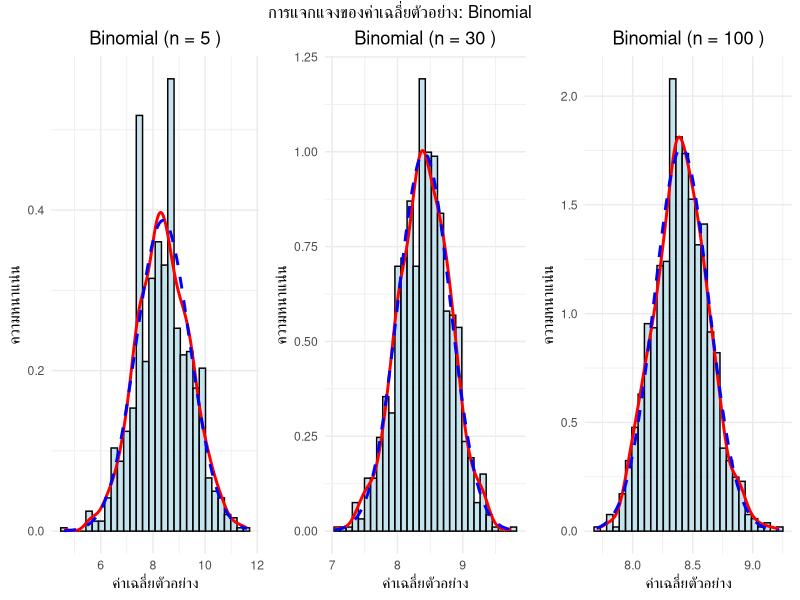
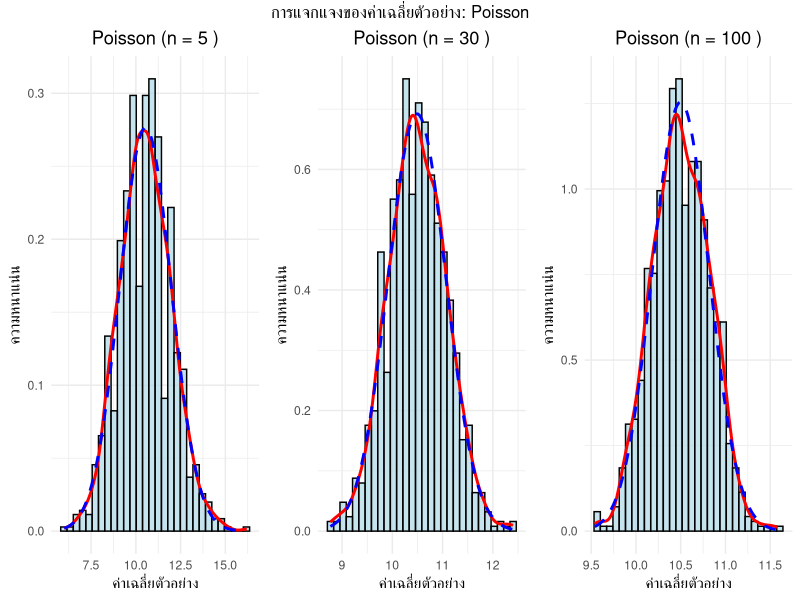
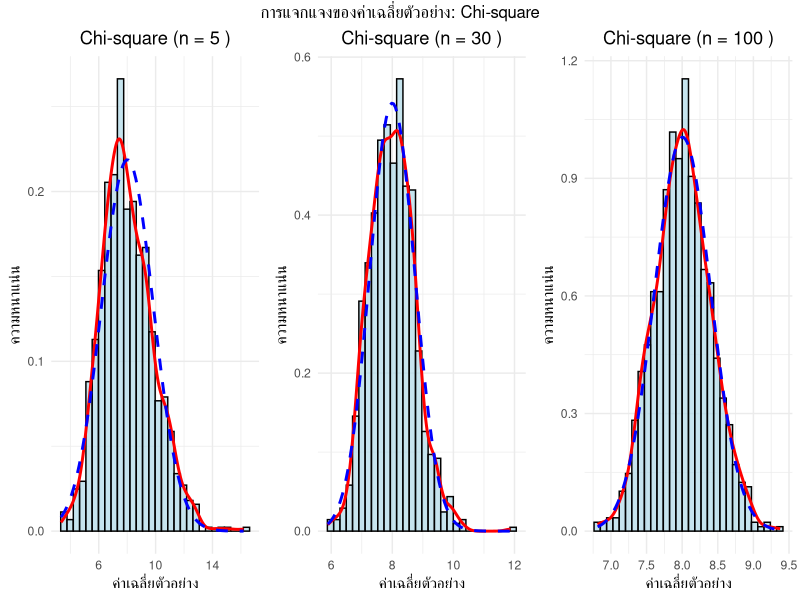
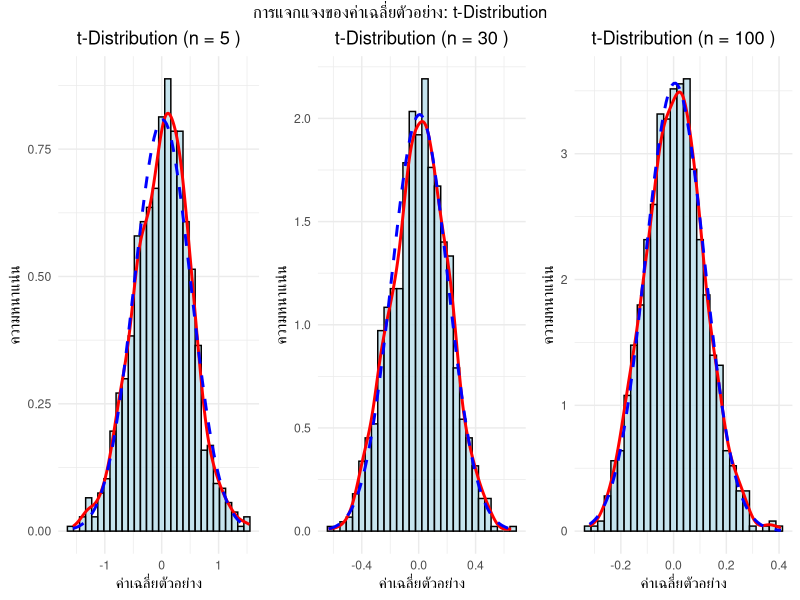
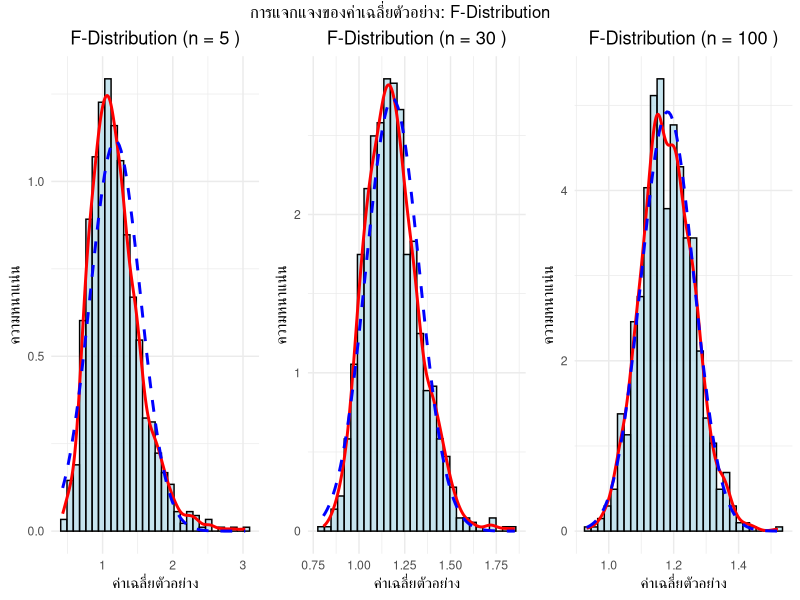
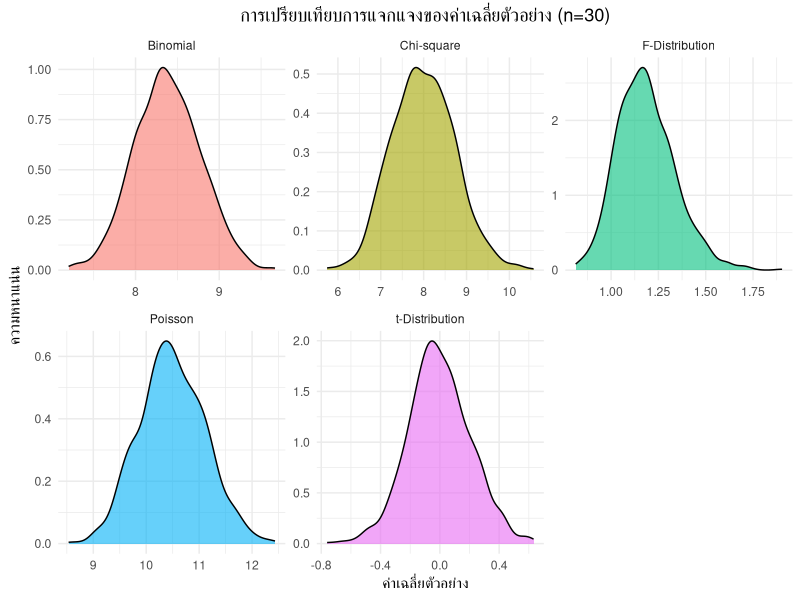

The R source for these figures, in order:
# ============================================================================
# การบ้านสถิติ: การแจกแจงของค่าเฉลี่ยตัวอย่างและทฤษฎีบทลิมิตสู่ส่วนกลาง
# ============================================================================

# รหัสนิสิต 10 หลัก: 6734446323
a1 <- 6; a2 <- 7; a3 <- 3; a4 <- 4; a5 <- 4
a6 <- 4; a7 <- 6; a8 <- 3; a9 <- 2; a10 <- 3

# พารามิเตอร์สำหรับแต่ละการแจกแจง
nb <- a4 + a5 + a6 + a7 + a8        # การแจกแจงทวินาม: n
p <- (a1 + a2 + a3 + 8*a8) / 100    # การแจกแจงทวินาม: p
mu <- (a4 * a5 + a9 + a10) / 2      # การแจกแจงปัวซง: μ
chi_v <- a4 + 4                      # การแจกแจงไคสแควร์: degrees of freedom
t_v <- a5 + 5                        # การแจกแจงที: degrees of freedom
f_v1 <- a6 + 6                       # การแจกแจงเอฟ: v1
f_v2 <- a7 + 7                       # การแจกแจงเอฟ: v2

cat("พารามิเตอร์ที่คำนวณได้:\n")
cat("การแจกแจงทวินาม: Bin(", nb, ",", p, ")\n")
cat("การแจกแจงปัวซง: Poi(", mu, ")\n")
cat("การแจกแจงไคสแควร์: χ²(", chi_v, ")\n")
cat("การแจกแจงที: t(", t_v, ")\n")
cat("การแจกแจงเอฟ: F(", f_v1, ",", f_v2, ")\n\n")

# ติดตั้งและโหลด packages ที่จำเป็น
install_if_needed <- function(package_name) {
  if (!require(package_name, character.only = TRUE)) {
    install.packages(package_name)
    library(package_name, character.only = TRUE)
  }
}

install_if_needed("ggplot2")
install_if_needed("gridExtra")
install_if_needed("reshape2")

# ตั้งค่าการสุ่มตัวอย่าง
sample_sizes <- c(5, 30, 100)  # ขนาดตัวอย่างต่างๆ อย่างน้อย 3 ค่า
n_simulations <- 1000          # จำนวนชุด 1000 ชุด

# ============================================================================
# ฟังก์ชันสำหรับการสร้างและแสดงผลการแจกแจงของค่าเฉลี่ยตัวอย่าง
# ============================================================================

analyze_sampling_distribution <- function(dist_name, sample_function, sample_sizes, n_simulations) {
  cat("=== ", dist_name, " ===\n")
  
  plots <- list()
  results <- data.frame()
  
  for (i in 1:length(sample_sizes)) {
    n <- sample_sizes[i]
    sample_means <- numeric(n_simulations)
    
    # สุ่มค่าเฉลี่ยตัวอย่าง 1000 ชุด
    for (j in 1:n_simulations) {
      samples <- sample_function(n)
      sample_means[j] <- mean(samples)
    }
    
    # คำนวณสถิติ
    mean_of_means <- mean(sample_means)
    sd_of_means <- sd(sample_means)
    
    # เก็บผลลัพธ์
    results <- rbind(results, data.frame(
      Distribution = dist_name,
      Sample_Size = n,
      Mean = round(mean_of_means, 4),
      SD = round(sd_of_means, 4)
    ))
    
    # สร้างฮิสโทแกรม
    df_plot <- data.frame(sample_means = sample_means)
    
    p <- ggplot(df_plot, aes(x = sample_means)) +
      geom_histogram(aes(y = after_stat(density)), bins = 30, 
                     fill = "lightblue", color = "black", alpha = 0.7) +
      geom_density(color = "red", linewidth = 1) +
      stat_function(fun = dnorm, 
                   args = list(mean = mean_of_means, sd = sd_of_means),
                   color = "blue", linewidth = 1, linetype = "dashed") +
      labs(title = paste(dist_name, "(n =", n, ")"),
           x = "ค่าเฉลี่ยตัวอย่าง",
           y = "ความหนาแน่น") +
      theme_minimal() +
      theme(plot.title = element_text(hjust = 0.5))
    
    plots[[i]] <- p
    
    cat("ขนาดตัวอย่าง n =", n, ": ค่าเฉลี่ย =", round(mean_of_means, 4), 
        ", ส่วนเบียงเบนมาตรฐาน =", round(sd_of_means, 4), "\n")
  }
  
  # แสดงกราห์ทั้ง 3 แบบเคียงข้างกัน
  grid.arrange(grobs = plots, ncol = 3, 
               top = paste("การแจกแจงของค่าเฉลี่ยตัวอย่าง:", dist_name))
  
  cat("\n")
  return(results)
}

# ============================================================================
# 1. การแจกแจงทวินาม Binomial Distribution
# ============================================================================
binomial_sampler <- function(n) rbinom(n, size = nb, prob = p)
binomial_results <- analyze_sampling_distribution("Binomial", binomial_sampler, sample_sizes, n_simulations)

# ============================================================================
# 2. การแจกแจงปัวซง Poisson Distribution  
# ============================================================================
poisson_sampler <- function(n) rpois(n, lambda = mu)
poisson_results <- analyze_sampling_distribution("Poisson", poisson_sampler, sample_sizes, n_simulations)

# ============================================================================
# 3. การแจกแจงไคสแควร์ Chi-square Distribution
# ============================================================================
chisq_sampler <- function(n) rchisq(n, df = chi_v)
chisq_results <- analyze_sampling_distribution("Chi-square", chisq_sampler, sample_sizes, n_simulations)

# ============================================================================
# 4. การแจกแจงที t-Distribution
# ============================================================================
t_sampler <- function(n) rt(n, df = t_v)
t_results <- analyze_sampling_distribution("t-Distribution", t_sampler, sample_sizes, n_simulations)

# ============================================================================
# 5. การแจกแจงเอฟ F-Distribution
# ============================================================================
f_sampler <- function(n) rf(n, df1 = f_v1, df2 = f_v2)
f_results <- analyze_sampling_distribution("F-Distribution", f_sampler, sample_sizes, n_simulations)

# ============================================================================
# รวมผลลัพธ์และสร้างตารางสรุป
# ============================================================================
all_results <- rbind(binomial_results, poisson_results, chisq_results, t_results, f_results)

cat("========================================================================\n")
cat("ตารางสรุปผลลัพธ์การทดลอง\n")
cat("========================================================================\n")
print(all_results)

# ============================================================================
# การทดสอบความเป็นการแจกแจงปกติ
# ============================================================================
cat("\n========================================================================\n")
cat("การทดสอบความเป็นการแจกแจงปกติด้วย Shapiro-Wilk Test\n")
cat("========================================================================\n")

test_normality <- function(dist_name, sample_function, sample_sizes, n_simulations) {
  cat("\n", dist_name, ":\n")
  
  for (n in sample_sizes) {
    sample_means <- numeric(n_simulations)
    
    for (j in 1:n_simulations) {
      samples <- sample_function(n)
      sample_means[j] <- mean(samples)
    }
    
    # ทดสอบ Shapiro-Wilk (ใช้ 500 observations เนื่องจากข้อจำกัดของ test)
    test_sample <- sample(sample_means, min(500, length(sample_means)))
    shapiro_result <- shapiro.test(test_sample)
    
    cat("n =", n, ": p-value =", format.pval(shapiro_result$p.value, digits = 4))
    
    if (shapiro_result$p.value > 0.05) {
      cat(" → ไม่ปฏิเสธ H0 (เป็นการแจกแจงปกติ)\n")
    } else {
      cat(" → ปฏิเสธ H0 (ไม่เป็นการแจกแจงปกติ)\n")
    }
  }
}

# ทดสอบทุกการแจกแจง
test_normality("Binomial", binomial_sampler, sample_sizes, n_simulations)
test_normality("Poisson", poisson_sampler, sample_sizes, n_simulations)
test_normality("Chi-square", chisq_sampler, sample_sizes, n_simulations)
test_normality("t-Distribution", t_sampler, sample_sizes, n_simulations)
test_normality("F-Distribution", f_sampler, sample_sizes, n_simulations)

# ============================================================================
# กราฟเปรียบเทียบทั้ง 5 การแจกแจง
# ============================================================================
cat("\n========================================================================\n")
cat("การเปรียบเทียบทั้ง 5 การแจกแจงในขนาดตัวอย่างเดียวกัน (n=30)\n")
cat("========================================================================\n")

# สร้างข้อมูลสำหรับการเปรียบเทียบ
set.seed(123)
comparison_data <- data.frame()

samplers <- list(
  "Binomial" = binomial_sampler,
  "Poisson" = poisson_sampler, 
  "Chi-square" = chisq_sampler,
  "t-Distribution" = t_sampler,
  "F-Distribution" = f_sampler
)

for (dist_name in names(samplers)) {
  sample_means <- numeric(n_simulations)
  
  for (j in 1:n_simulations) {
    samples <- samplers[[dist_name]](30)  # ใช้ n=30
    sample_means[j] <- mean(samples)
  }
  
  temp_data <- data.frame(
    means = sample_means,
    distribution = dist_name
  )
  comparison_data <- rbind(comparison_data, temp_data)
}

# สร้างกราฟเปรียบเทียบ
comparison_plot <- ggplot(comparison_data, aes(x = means, fill = distribution)) +
  geom_density(alpha = 0.6) +
  facet_wrap(~distribution, scales = "free", ncol = 3) +
  labs(title = "การเปรียบเทียบการแจกแจงของค่าเฉลี่ยตัวอย่าง (n=30)",
       x = "ค่าเฉลี่ยตัวอย่าง",
       y = "ความหนาแน่น") +
  theme_minimal() +
  theme(legend.position = "none",
        plot.title = element_text(hjust = 0.5))

print(comparison_plot)

# ============================================================================
# สรุปผลการทดลองและทฤษฎีบทลิมิตสู่ส่วนกลาง
# ============================================================================
cat("\n", paste(rep("=", 80), collapse = ""), "\n")
cat("สรุปผลการทดลอง: ทฤษฎีบทลิมิตสู่ส่วนกลาง (Central Limit Theorem)\n")
cat(paste(rep("=", 80), collapse = ""), "\n")
cat("จากการทดลองข้างต้น สังเกตได้ว่า:\n\n")
cat("1. เมื่อขนาดตัวอย่าง (n) เพิ่มขึ้น การแจกแจงของค่าเฉลี่ยตัวอย่าง\n")
cat("   จะมีรูปร่างเข้าใกล้การแจกแจงปกติมากขึ้น\n\n")
cat("2. ความผันแปร (ส่วนเบียงเบนมาตรฐาน) ของการแจกแจงค่าเฉลี่ยตัวอย่าง\n")
cat("   จะลดลงเมื่อขนาดตัวอย่างเพิ่มขึ้น (ตามสูตร σ/√n)\n\n")
cat("3. ผลนี้เป็นจริงไม่ว่าการแจกแจงเดิม (population distribution)\n")
cat("   จะมีรูปร่างอย่างไรก็ตาม\n\n")
cat("4. สิ่งนี้สนับสนุนทฤษฎีบทลิมิตสู่ส่วนกลางที่ระบุว่า:\n")
cat("   การแจกแจงของค่าเฉลี่ยตัวอย่าง X̄ จะเข้าใกล้ N(μ, σ²/n) เมื่อ n → ∞\n\n")
cat("5. การทดสอบ Shapiro-Wilk แสดงให้เห็นว่าเมื่อ n เพิ่มขึ้น\n") 
cat("   p-value มักจะเพิ่มขึ้น ซึ่งบ่งชี้ว่าการแจกแจงเข้าใกล้ปกติมากขึ้น\n\n")
cat("*** การทำงานเสร็จสิ้น ***\n")
